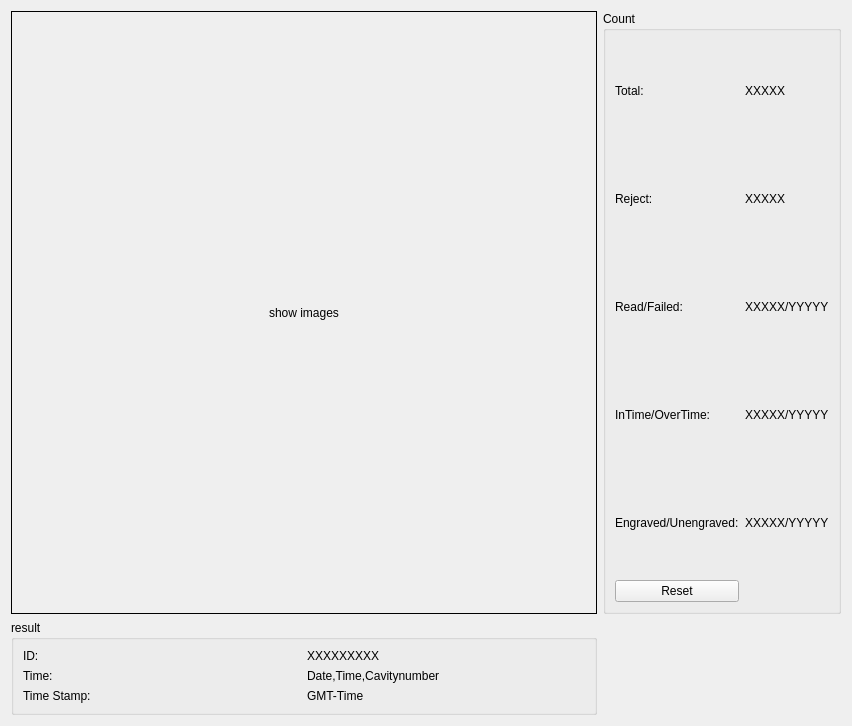
<?xml version="1.0" encoding="UTF-8"?>
<ui version="4.0">
 <class>uiOperation</class>
 <widget class="QWidget" name="uiOperation">
  <property name="geometry">
   <rect>
    <x>0</x>
    <y>0</y>
    <width>852</width>
    <height>726</height>
   </rect>
  </property>
  <property name="windowTitle">
   <string>Form</string>
  </property>
  <layout class="QGridLayout" name="gridLayout">
   <item row="0" column="0">
    <widget class="QLabel" name="lCamImage">
     <property name="frameShape">
      <enum>QFrame::Box</enum>
     </property>
     <property name="text">
      <string>show images</string>
     </property>
     <property name="alignment">
      <set>Qt::AlignCenter</set>
     </property>
    </widget>
   </item>
   <item row="2" column="0">
    <widget class="QGroupBox" name="gbxResult">
     <property name="sizePolicy">
      <sizepolicy hsizetype="Preferred" vsizetype="Fixed">
       <horstretch>0</horstretch>
       <verstretch>0</verstretch>
      </sizepolicy>
     </property>
     <property name="title">
      <string>result</string>
     </property>
     <layout class="QGridLayout" name="gridLayout_2">
      <item row="0" column="0">
       <widget class="QLabel" name="label_7">
        <property name="text">
         <string>ID:</string>
        </property>
       </widget>
      </item>
      <item row="0" column="1">
       <widget class="QLabel" name="lRelsultID">
        <property name="text">
         <string>XXXXXXXXX</string>
        </property>
       </widget>
      </item>
      <item row="1" column="0">
       <widget class="QLabel" name="label_9">
        <property name="text">
         <string>Time:</string>
        </property>
       </widget>
      </item>
      <item row="1" column="1">
       <widget class="QLabel" name="lRelsultTime">
        <property name="text">
         <string>Date,Time,Cavitynumber</string>
        </property>
       </widget>
      </item>
      <item row="2" column="0">
       <widget class="QLabel" name="label_11">
        <property name="text">
         <string>Time Stamp:</string>
        </property>
       </widget>
      </item>
      <item row="2" column="1">
       <widget class="QLabel" name="lRelsultTimeStamp">
        <property name="text">
         <string>GMT-Time</string>
        </property>
       </widget>
      </item>
     </layout>
    </widget>
   </item>
   <item row="0" column="1">
    <widget class="QGroupBox" name="gbxCount">
     <property name="sizePolicy">
      <sizepolicy hsizetype="Fixed" vsizetype="Preferred">
       <horstretch>0</horstretch>
       <verstretch>0</verstretch>
      </sizepolicy>
     </property>
     <property name="title">
      <string>Count</string>
     </property>
     <layout class="QGridLayout" name="gridLayout_3">
      <item row="2" column="0">
       <widget class="QLabel" name="label_13">
        <property name="text">
         <string>Read/Failed:</string>
        </property>
       </widget>
      </item>
      <item row="3" column="0">
       <widget class="QLabel" name="label_15">
        <property name="text">
         <string>InTime/OverTime:</string>
        </property>
       </widget>
      </item>
      <item row="5" column="0">
       <widget class="QPushButton" name="btnReset">
        <property name="text">
         <string>Reset</string>
        </property>
       </widget>
      </item>
      <item row="0" column="0">
       <widget class="QLabel" name="label_14">
        <property name="text">
         <string>Total:</string>
        </property>
       </widget>
      </item>
      <item row="0" column="1">
       <widget class="QLabel" name="lCountTotal">
        <property name="text">
         <string>XXXXX</string>
        </property>
       </widget>
      </item>
      <item row="2" column="1">
       <widget class="QLabel" name="lCountRead">
        <property name="text">
         <string>XXXXX/YYYYY</string>
        </property>
       </widget>
      </item>
      <item row="1" column="0">
       <widget class="QLabel" name="label_16">
        <property name="text">
         <string>Reject:</string>
        </property>
       </widget>
      </item>
      <item row="1" column="1">
       <widget class="QLabel" name="lCountReject">
        <property name="text">
         <string>XXXXX</string>
        </property>
       </widget>
      </item>
      <item row="4" column="0">
       <widget class="QLabel" name="label_21">
        <property name="text">
         <string>Engraved/Unengraved:</string>
        </property>
       </widget>
      </item>
      <item row="3" column="1">
       <widget class="QLabel" name="lCountInTime">
        <property name="text">
         <string>XXXXX/YYYYY</string>
        </property>
       </widget>
      </item>
      <item row="4" column="1">
       <widget class="QLabel" name="lCountEngraved">
        <property name="text">
         <string>XXXXX/YYYYY</string>
        </property>
       </widget>
      </item>
     </layout>
    </widget>
   </item>
  </layout>
 </widget>
 <resources/>
 <connections/>
</ui>
